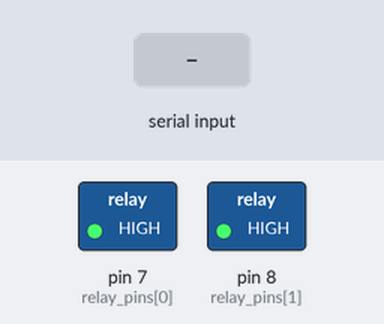
A sketch run on a simulated Arduino Uno, built with avr-gcc and run on an emulated ATmega328P. Shown: switched loads named in the sketch (green lamp = pin HIGH). The test bench sets the inputs (shaded band).

Above: at 1.4 s.
1.5 s: "n" received over Serial
At 1.8 s:
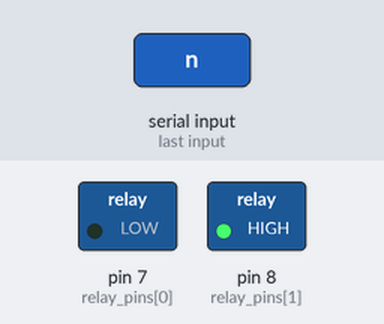
3.0 s: "c" received over Serial
At 3.6 s:
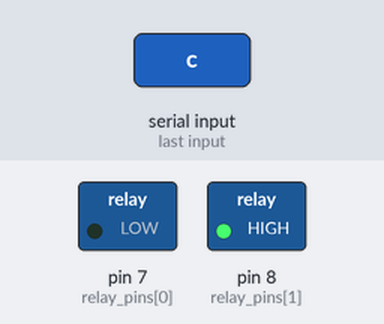
4.5 s: "f" received over Serial
At 5.3 s:
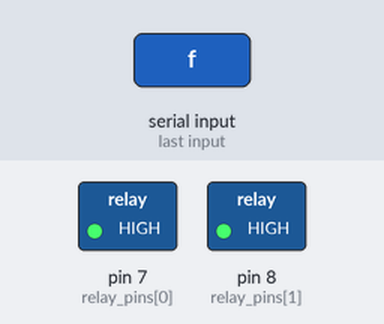
6.0 s: "c" received over Serial
At 7.1 s:
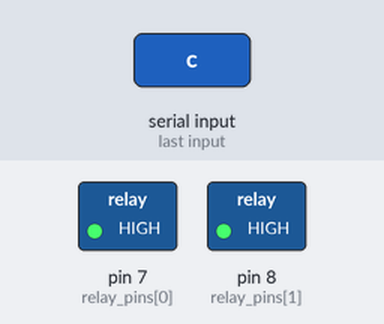
Timing chart, 0 to 8.5 s (numbered marks = the images above; inputs shaded):
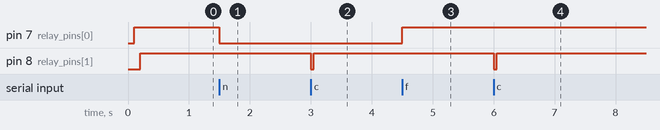

The sketch:

arduino.ino
```cpp
int relay_pins[] = {7,8};

void setup() {
  Serial.begin(115200);
  for (int i=0; i<2; i++) {
  delay(100);
  pinMode(relay_pins[i], OUTPUT);
  digitalWrite(relay_pins[i],HIGH);
   }
}

void loop() {
   if (Serial.available() > 0) {
       char receivedChar = Serial.read();
       switch (receivedChar) {
        case 'n':
          digitalWrite(relay_pins[0],LOW);
        break;
        case 'f':
          digitalWrite(relay_pins[0],HIGH);
        break;
        case 'c':
          digitalWrite(relay_pins[1],LOW);
          delay(50);
          digitalWrite(relay_pins[1],HIGH);
        break;
       }
   }
}
```

Measured:
- after the input at 1.5 s, pin 7 (relay_pins[0]): HIGH → LOW at once
- after the input at 3.0 s, pin 8 (relay_pins[1]): HIGH → LOW at once, → HIGH 0.05 s later
- after the input at 4.5 s, pin 7 (relay_pins[0]): LOW → HIGH at once
- after the input at 6.0 s, pin 8 (relay_pins[1]): HIGH → LOW at once, → HIGH 0.05 s later
